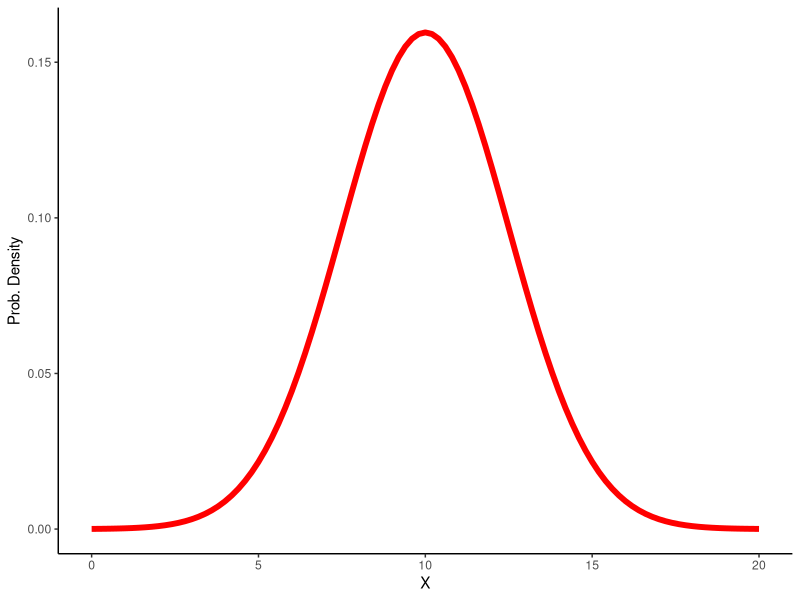
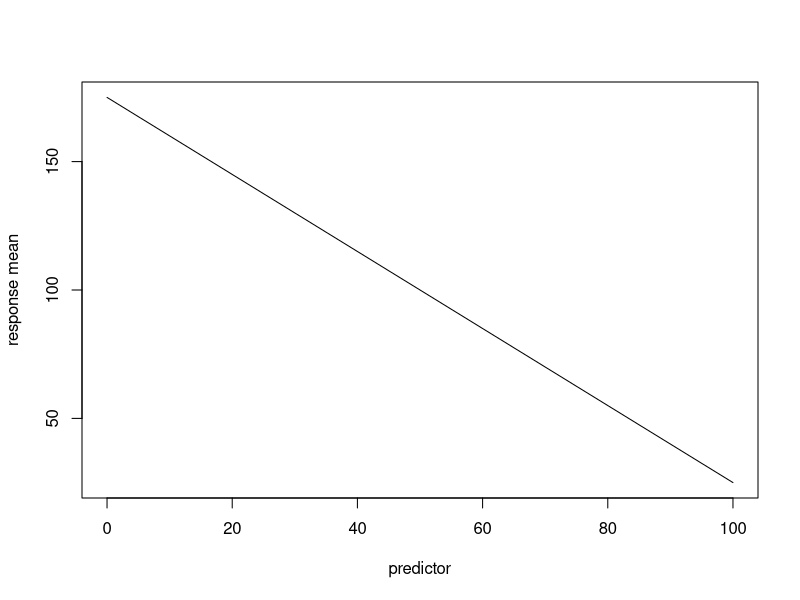
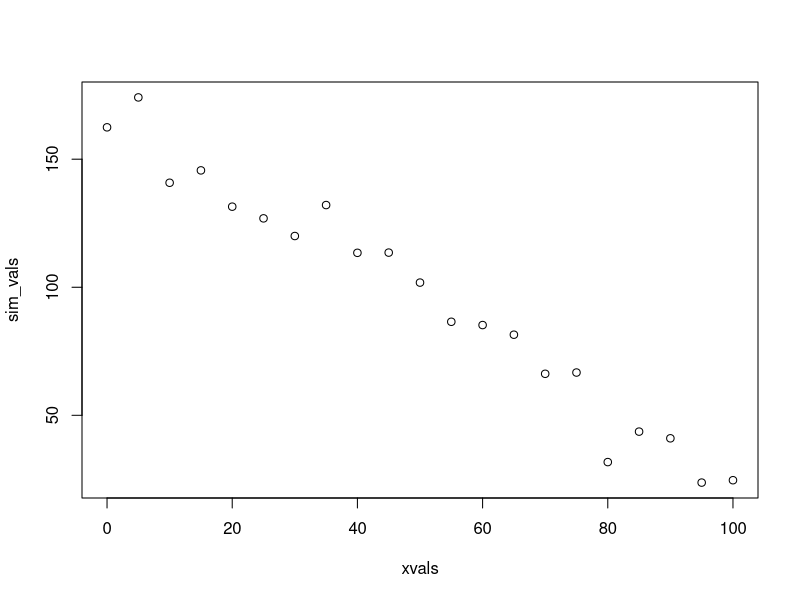
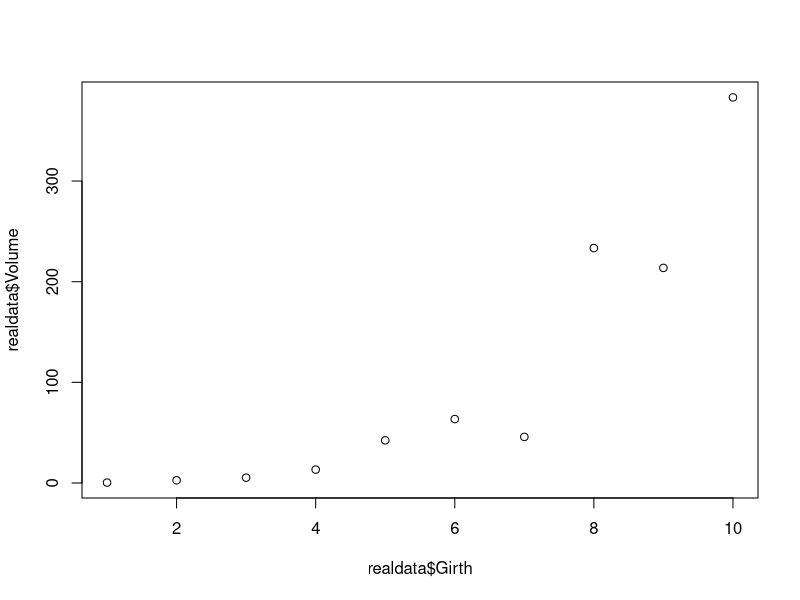
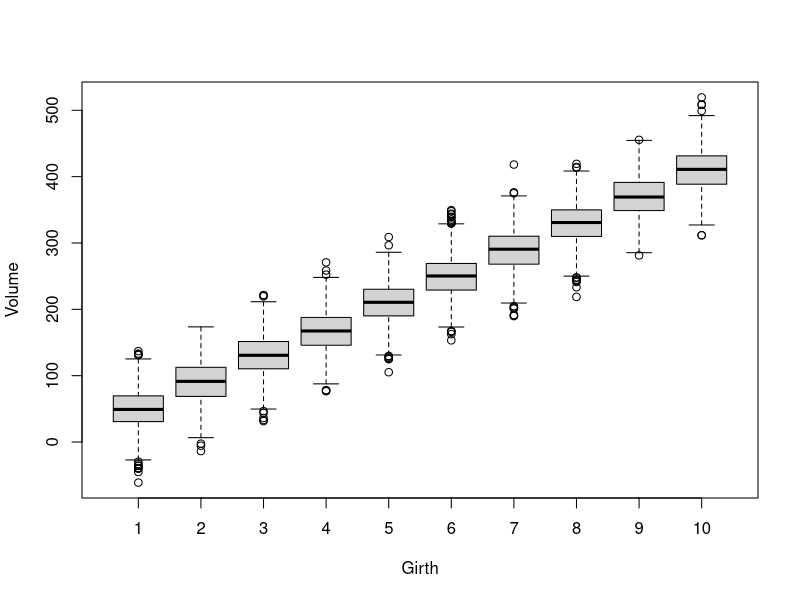
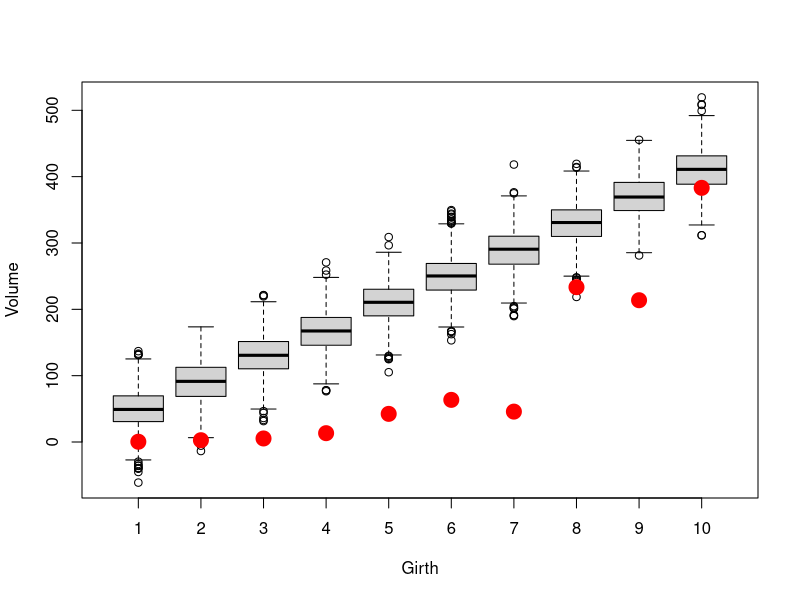
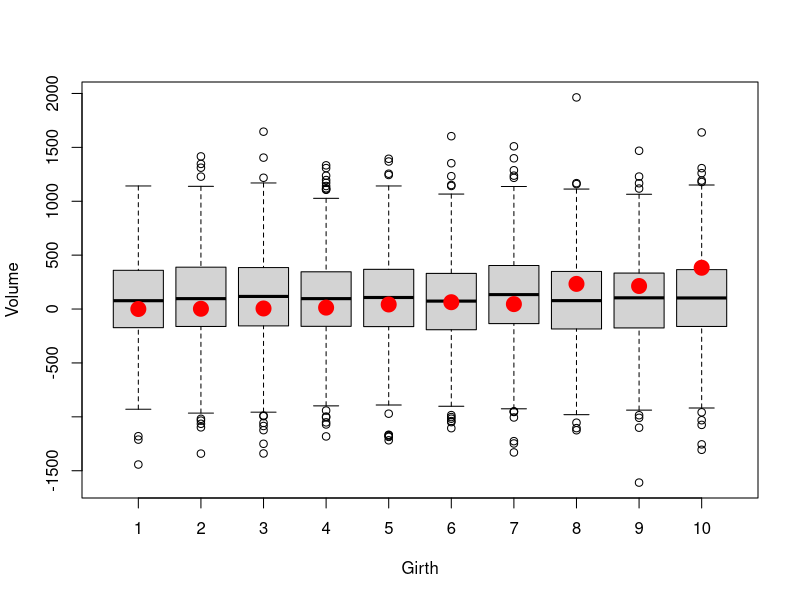
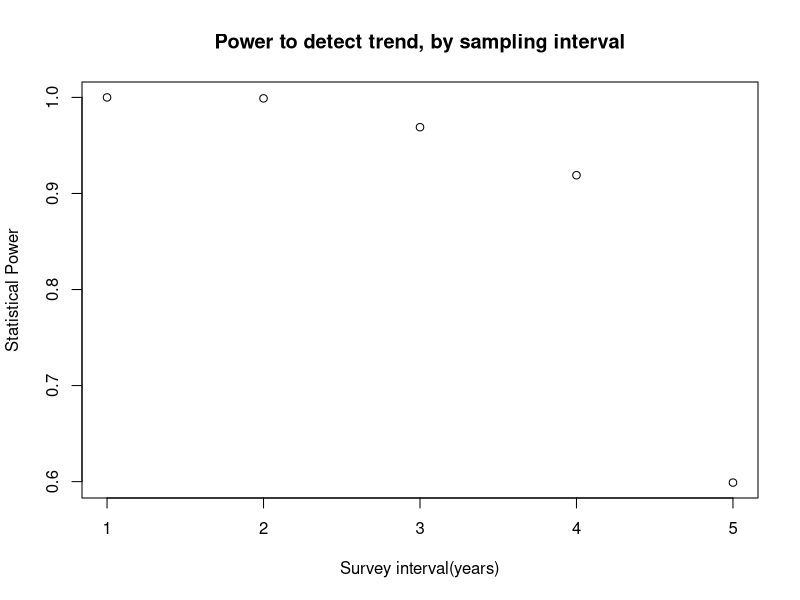

Generate these figures, in order, with R:
## ---- chunk 1
knitr::opts_chunk$set(echo = TRUE, cache = TRUE)
## ---- chunk 2

#  NRES 746, Lecture 3  ------------------------
##  University of Nevada, Reno       
##  Data generating models                             
##     Building data simulation models
##     Deterministic and stochastic processes

## ---- chunk 3

# Short exercise:

# Generate 50 samples from Normal(mean=10,sd=4.1) 


# Generate 1000 samples from Poisson(mean=5.4)


# Generate 10 samples from Beta(shape1=0.1,shape2=0.1)


# Try some other distributions and parameters.  NOTE: you can visualize probability densities easily using the "curve" function. or in ggplot:

library(ggplot2)
ggplot() +
  stat_function(fun = dnorm,
                args = list(mean = 10, sd = 2.5),
                color = "red",
                linewidth = 2) +
  xlim(c(0,20)) +
  labs(x="X",y="Prob. Density") +
  theme_classic()
  

# curve(dnorm(x,0,2),-10,10)   # base R version is simpler in this case...

# What happens when you try to use a discrete distribution?

## ---- chunk 4

# SIMULATE DATA: ------------------
#  decompose into deterministic and stochastic components (linear regression example)

## Deterministic component  -----------------------------------------

#   define function for transforming a predictor variable into an expected response (linear regression)

    # Arguments:
      # x: vector of covariate values (predictor variable)
      # a: the intercept of a linear relationship mapping the covariate to an expected response
      # b: the slope of a linear relationship mapping the covariate to an expected response

deterministic_component <- function(x,a,b) {a + b*x}   # specify a deterministic, linear functional form

xvals = seq(0,100,5)  # define the values of a hypothetical predictor variable (e.g., tree girth)

expected_vals <- deterministic_component(xvals,175,-1.5)   # use the deterministic component to determine the expected response (e.g., tree volume)
expected_vals

plot(xvals,expected_vals,ylab="response mean", xlab="predictor", type="l")   # plot out the relationship

# plot(xvals,expected_vals,type="l")    # alternatively, plot as a line

## ---- chunk 5

## Stochastic component -------------------------------------------- 
##    define a function for transforming an expected (deterministic) response and adding a layer of "noise" on top!

    # Arguments:
      # x: vector of expected responses
      # sd: standard deviation of the "noise" component epsilon
stochastic_component <- function(x,sd){ rnorm(length(x),x,sd)}       # add a layer of "noise" on top of the expected response values

    ### Simulate stochastic data!!
sim_vals <- stochastic_component(expected_vals,sd=10)   # try it- run the function to add noise to your expected values. 

plot(xvals,sim_vals)     # plot it- it should look much more "noisy" now!

# ALTERNATIVELY:

sim_vals <- stochastic_component(deterministic_component(xvals,175,-1.5),10)    # stochastic "shell" surrounds a deterministic "core"    

## ---- chunk 6

# Goodness-of-fit test! -------------------------------------

    # Do the data fall into the range of plausible values produced by this model?

# Imagine you have the following "real" data (e.g., tree volumes). 

realdata <- data.frame(Volume=c(0.4, 2.7, 5.3, 13.3, 42.4, 63.5, 45.8, 233.4, 213.7, 383.1),Girth=seq(1,10,length=10))
plot(realdata$Girth,realdata$Volume)

## ---- chunk 7

# Simulate many datasets from our hypothesized data generating model (intercept=10,slope=4,variance=1000):

lots <- 1000    # specify number to approximate infinity
N <- nrow(realdata)    # define the number of data points we should generate for each simulation "experiment"

simresults = replicate(lots, rnorm(N,10+realdata$Girth*40,31))

    # now make a boxplot of the results
boxplot(t(simresults),xaxt="n",ylab="Volume",xlab="Girth")    # (repeat) make a boxplot of the simulation results
axis(1,at=c(1:N),labels=realdata$Girth)                          # add x axis labels 

## ---- chunk 8

# Now overlay the "real" data
    # how well does the model fit the data?

boxplot(t(simresults),xaxt="n",ylab="Volume",xlab="Girth")    # (repeat) make a boxplot of the simulation results
axis(1,at=c(1:N),labels=realdata$Girth)                          # add x axis labels 
points(c(1:N),realdata$Volume,pch=20,cex=3,col="red",xaxt="n")     # this time, overlay the "real" data 

## ---- chunk 9

# Let's simulate many datasets from a 'null' model (intercept=100,slope=0,sd=400):

simresults = replicate(lots, rnorm(N,100,400))
boxplot(t(simresults),xaxt="n",ylab="Volume",xlab="Girth")    # (repeat) make a boxplot of the simulation results
axis(1,at=c(1:N),labels=realdata$Girth)                          # add x axis labels 
points(c(1:N),realdata$Volume,pch=20,cex=3,col="red",xaxt="n")     # this time, overlay the "real" data 


## ---- chunk 10

# Power analysis example ---------------------------------
#    designing a monitoring program for a rare species


   ### first, let's develop some helper functions:

## helper function 1 ---------------------------
# function for computing the probability of observing each animal in a single multi-day, multi-observer survey

    # Arguments:
      # N: population abundance
      # people: number of survey participants each day
      # days: survey duration, in days
      # pObs: prob of detection per person per day

SurvProb <- function(N=1000,people=1,days=3,pObs=0.02){
  probPerDay <- 1-(1-pObs)^people      # define the probability of detection per animal per day
  1-(1-probPerDay)^days       # define the probability of detection per animal for the entire survey
}
SurvProb(500,people=2,days=7,pObs=0.02)   # test the new function

## ---- chunk 11

## function: simulate monitoring data ----------------------------

# develop a function for simulating monitoring data from a declining population

    # Arguments:
      # N0: true initial population abundance
      # trend: proportional change in population size from last year
      # nyears: duration of simulation
      # people: number of survey participants each day
      # days: survey duration, in days
      # survint: survey interval, in years (e.g., 2 means surveys are conducted every other year)

SimulateMonitoringData <- function(N0=1000,trend=-0.03,nyears=25,people=1,days=3,survint=2){
  realAbund <- floor(N0 * (1+trend)^(0:(nyears-1)))   # no fractional individuals
  detected <- sapply(realAbund, function(t)  rbinom(1,t, SurvProb(t,people=people,days=days,pObs=0.02)   ) )
  detected[!c(0:(nyears-1))%%survint==0] <- NA            # if the survey is not performed that year, return a missing value
  detected       # return the number of individuals detected
}

SimulateMonitoringData(N0=1000,trend=-0.03,nyears=25,people=1,days=3,survint=4)    # test the new function

## ---- chunk 12

## function: assessing whether or not a decline was detected ------------------------

    # Arguments:
      # monitoringData: simulated results from a long-term monitoring study
      # alpha: define acceptable type-I error rate (acceptable false positive rate)

IsDecline <- function(monitoringData,alpha=0.05){
  time <- 1:length(monitoringData)      # vector of survey years
  model <- lm(monitoringData~time)    # for now, let's use ordinary linear regression (perform linear regression on simulated monitoring data)
  p_value <- summary(model)$coefficients["time","Pr(>|t|)"]      # extract the p-value  
  isdecline <- ifelse(summary(model)$coefficients["time","Estimate"]<0,TRUE,FALSE)     # determine if the simulated monitoring data determined a "significant" decline
  sig_decline <- ifelse((p_value<=alpha)&(isdecline),TRUE,FALSE)    # if declining and significant trend, then the monitoring protocol successfully diagnosed a decline
  return(sig_decline)
}

IsDecline(monitoringData=c(10,20,NA,15,1),alpha=0.05)    # test the function

## ---- chunk 13

initabund <- 1000    # set initial population abundance.
N0=initabund;trend=-0.03;nyears=25;people=1;days=3;survint=2;alpha=0.05

GetPower <- function(N0=1000,trend=-0.03,nyears=25,people=1,days=3,survint=2,alpha=0.05){
  lots=1000
  dats <- replicate(lots, SimulateMonitoringData(N0,trend,nyears,people,days,survint) )
  tests <- apply(dats,2,IsDecline,alpha=alpha)
  sum(tests==TRUE)/lots 
}

## ---- chunk 14

  initabund = 1000
  survints <- c(1:5)
  powers <- numeric(length(survints))
  for(i in 1:length(survints)){
    powers[i] <- GetPower(survint=survints[i])
  }
  
  plot(powers~survints,xlab="Survey interval(years)",ylab="Statistical Power",main="Power to detect trend, by sampling interval") 
